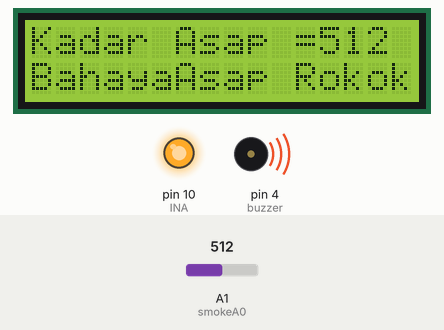
A sketch run on a simulated Arduino Uno, built with avr-gcc and run on an emulated ATmega328P. On the bench: 16×2 character LCD, output pins drawn as LEDs (lit = HIGH), buzzer (waves = sounding). Inputs (shaded band) come from the test bench; at power-on: A1 (smokeA0) = 512.

Above: at 1.2 s.
1.3 s: A1 (smokeA0) set to 308
At 2.1 s:
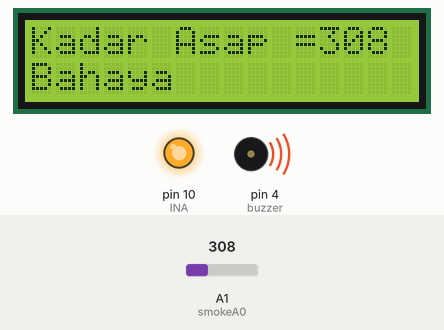
6.6 s: A1 (smokeA0) set to 282
At 8.1 s:
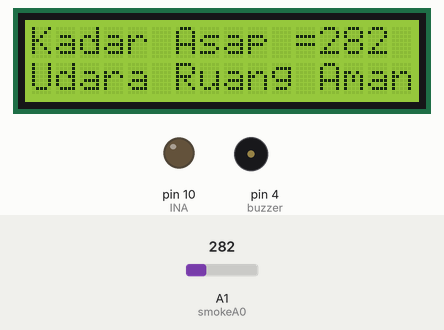
9.7 s: A1 (smokeA0) set to 306
At 10.8 s:
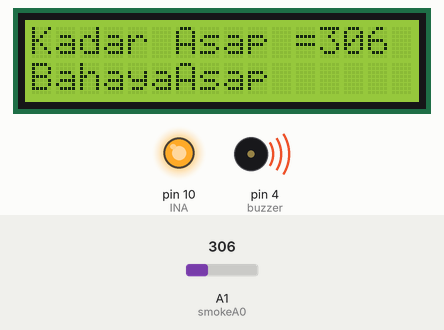
Timing chart, 0 to 12.7 s (numbered marks = the images above; inputs shaded):
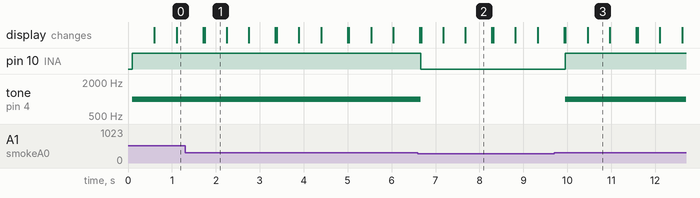

The sketch:

1.ino
```cpp
#include <LiquidCrystal_I2C.h>
LiquidCrystal_I2C lcd(0x27, 16, 2);

int buzzer = 4;
int smokeA0 = A1;
int INA = 10;
int sensorThres = 300;

void setup() {
 lcd.clear();
 lcd.init();
 lcd.backlight();
  pinMode(INA, OUTPUT);
pinMode(buzzer, OUTPUT);
pinMode(smokeA0, INPUT);

}

void loop() {
  int analogSensor = analogRead(smokeA0);
  lcd.setCursor(0, 0);
  lcd.print("ASAP : ");
  Serial.println(analogSensor);
  lcd.setCursor(0,0);
  lcd.print("Kadar Asap = ");
  lcd.setCursor(12,0);
  lcd.print(analogSensor);

  if
  (analogSensor >=sensorThres)

  {

    digitalWrite(INA, HIGH);
    tone(buzzer, 1000, 6000);
    lcd.setCursor(0,1);
    lcd.print("Bahaya");
    delay(500);
    lcd.setCursor(6,1);
    lcd.print("Asap");
    delay(500);
    lcd.setCursor(11,1);
    lcd.print("Rokok");
    delay(500);
  }
else
{
    digitalWrite(INA, LOW);
    noTone(buzzer);
    lcd.setCursor(0,1);
    lcd.print("Udara");
    delay(500);
    lcd.setCursor(6,1);
    lcd.print("Ruang");
    delay(500);
    lcd.setCursor(12,1);
    lcd.print("Aman");
    delay(500);
  }
  delay(100);
  lcd.clear();
}
```

Measured:
- the behaviour switches between 300 and 299 on A1 (smokeA0) (found by bisection; images 1 and 2)
- after the input at 6.6 s, pin 10 (INA): HIGH → LOW after 0.07 s; tone on pin 4 (buzzer): 1000 Hz → silent after 0.07 s; the display: first differs from a run without the input after 0.07 s (image 2 shows a later state)
- after the input at 9.7 s, pin 10 (INA): LOW → HIGH after 0.25 s; tone on pin 4 (buzzer): silent → 1000 Hz after 0.25 s; the display: first differs from a run without the input after 0.26 s (image 3 shows a later state)
- what the display in image 1 shows lasts 0.5 s, from 1.7 s to 2.2 s
- what the display in image 2 shows lasts 0.6 s, from 7.7 s to 8.3 s
